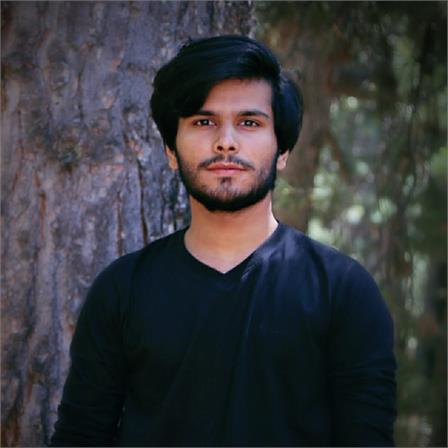
#> input picture Assignment 1/Saad.png, 448 x 448 px
$ python task2.py
#> lines starting #> are read from the running program, lines starting #| are printed output that depends on the picture
# -*- coding: utf-8 -*-
"""
Created on Wed Mar  3 03:04:06 2021

@author: Saad  Ishtiaq
"""

import numpy as np
import imageio as io
import matplotlib.pyplot as plt

print("This is task: 02 done by Saad Ishtiaq")

img1 = io.imread('Saad.png')
#> img1 is the input picture: shape (448, 448, 4); mean R, G, B, A 56.8, 57.7, 61, 255
img2 = io.imread('Saad.png')


rows,cols, depth = img1.shape
#> rows = 448; cols = 448; depth = 4
rows1,cols2,depth2 = img2.shape
#> rows1 = 448; cols2 = 448; depth2 = 4

newImage= np.full((rows,cols+cols2+5),255,dtype = np.uint8)

for i in range(rows):
    for j in range(cols):
        newImage[i,j]= img1[i,j,0]
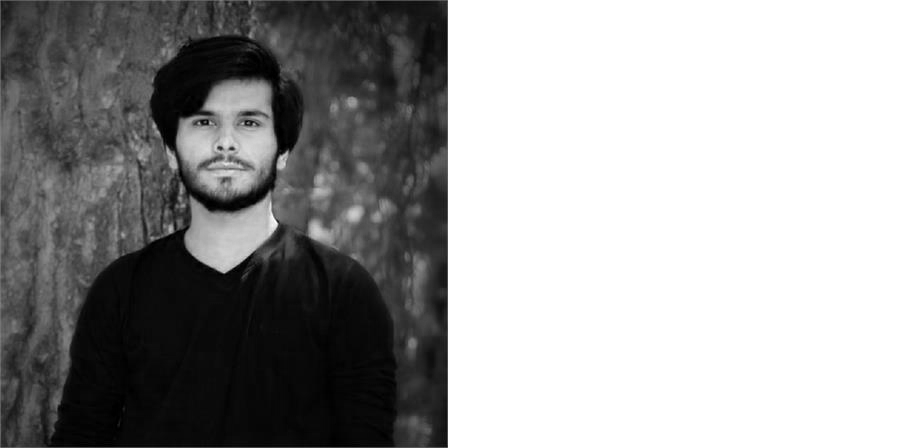
#> newImage: shape (448, 901); min 0, max 255, mean 156.5

for x in range(rows1):
    for y in range(cols2):
        newImage[x,y+cols+5]= img2[x,y,0]
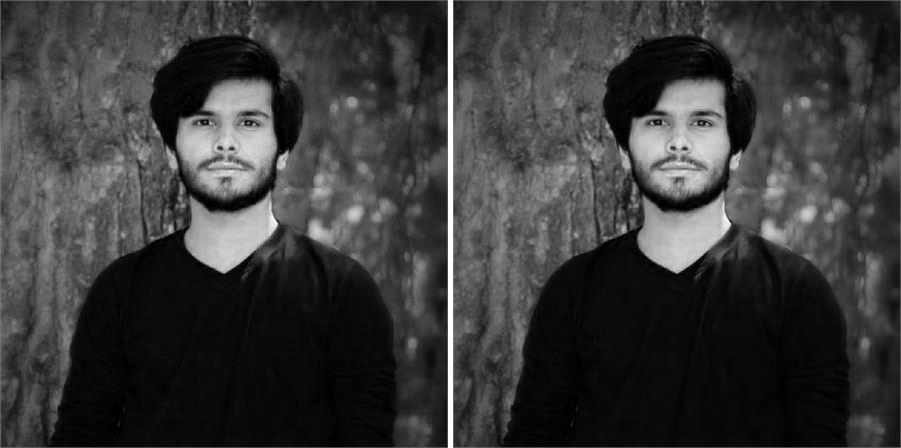
#> newImage: shape (448, 901); min 0, max 255, mean 57.9


plt.imshow(newImage, cmap="gray")
plt.show()
plt.close()
